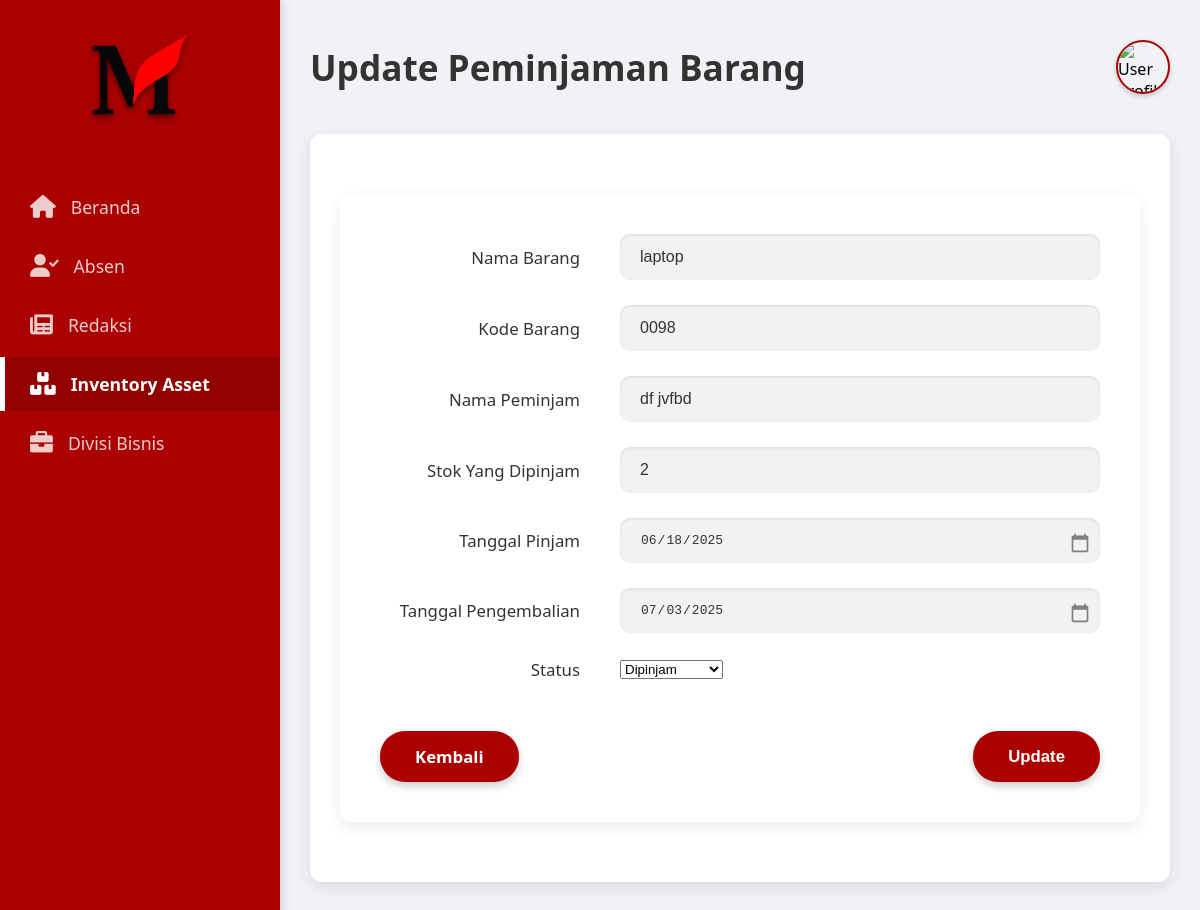
Screenshot of /inventory/edit_peminjaman.php?id=3 with the database file from the repository.
### tables this page shows
CREATE TABLE `peminjaman` (
  `id` int(11) NOT NULL,
  `id_barang` int(11) NOT NULL,
  `qty_pinjam` int(11) NOT NULL,
  `tanggal_pinjam` date NOT NULL,
  `tanggal_kembali` date DEFAULT NULL,
  `status_peminjaman` enum('dipinjam','dikembalikan','terlambat') DEFAULT 'dipinjam',
  `peminjam_nama` varchar(255) DEFAULT NULL
);

CREATE TABLE `data_barang` (
  `id` int(11) NOT NULL,
  `nama_barang` varchar(255) NOT NULL,
  `kode_barang` varchar(50) NOT NULL,
  `tanggal_beli` date DEFAULT NULL,
  `pembeli` varchar(255) DEFAULT NULL,
  `keterangan` varchar(255) DEFAULT NULL,
  `stok_keseluruhan` int(11) DEFAULT 0,
  `stok_tersedia` int(11) DEFAULT 0
);

### inventory/edit_peminjaman.php (the view, shortened to what this page needs)
<!DOCTYPE html>
<html lang="en">
<head>
    <link rel="stylesheet" href="../assets/style.css">
    <link rel="stylesheet" href="https://cdnjs.cloudflare.com/ajax/libs/font-awesome/6.0.0-beta3/css/all.min.css">
</head>
<body>
    <?php
    include_once(__DIR__ . '/../config/koneksi.php');
    $peminjaman_data = null;
    $barang_id_terkait = null;
    $error_message = '';
    if (isset($_GET['id']) && !empty($_GET['id']) && $_SERVER["REQUEST_METHOD"] != "POST") {
        $peminjaman_id = mysqli_real_escape_string($koneksi, $_GET['id']);
        $sql_fetch = "SELECT p.*, b.nama_barang, b.kode_barang, b.stok_tersedia AS stok_tersedia_barang
                      FROM peminjaman p
                      JOIN data_barang b ON p.id_barang = b.id
                      WHERE p.id = '$peminjaman_id'";
        $result_fetch = mysqli_query($koneksi, $sql_fetch);
        if (mysqli_num_rows($result_fetch) > 0) {
            $peminjaman_data = mysqli_fetch_assoc($result_fetch);
            $barang_id_terkait = $peminjaman_data['id_barang'];
        } else {
            $error_message = "Data peminjaman tidak ditemukan.";
        }
    } elseif (!isset($_GET['id']) && !isset($_POST['peminjaman_id'])) {
        header("Location: peminjaman_barang.php");
        exit();
    }
    ?>
    <div class="container">
        <div class="sidebar">
            <div class="logo">
                <img src="../assets/image 2.png" width="110" alt="">
            </div>
            <nav class="nav-menu">
                <ul>
                    <li><a href="#"><i class="fas fa-home"></i> Beranda</a></li>
                    <li><a href="#"><i class="fas fa-user-check"></i> Absen</a></li>
                    <li><a href="#"><i class="fas fa-newspaper"></i> Redaksi</a></li>
                    <li class="active"><a href="list_barang.php"><i class="fas fa-boxes"></i> Inventory Asset</a></li>
                    <li><a href="#"><i class="fas fa-briefcase"></i> Divisi Bisnis</a></li>
                </ul>
            </nav>
        </div>
        <div class="main-content">
            <header class="header">
                <h1>Update Peminjaman Barang</h1>
                <div class="header-right">
                    <div class="user-profile">
                        <img src="../assets/img/profile-placeholder.jpg" alt="User Profile">
                    </div>
                </div>
            </header>
            <div class="content-area">
                <div class="form-card">
                    <?php if ($peminjaman_data): ?>
                    <form action="<?php echo htmlspecialchars($_SERVER["PHP_SELF"]) . "?id=" . htmlspecialchars($peminjaman_data['id']); ?>" method="POST">
                        <div class="form-group">
                            <label>Nama Barang</label>
                            <input type="text" value="<?php echo htmlspecialchars($peminjaman_data['nama_barang']); ?>" readonly>
                        </div>
                        <div class="form-group">
                            <label>Kode Barang</label>
                            <input type="text" value="<?php echo htmlspecialchars($peminjaman_data['kode_barang']); ?>" readonly>
                        </div>
                        <div class="form-group">
                            <label for="peminjam_nama">Nama Peminjam</label>
                            <input type="text" id="peminjam_nama" name="peminjam_nama" placeholder="Masukan Nama Peminjam" required value="<?php echo htmlspecialchars($peminjaman_data['peminjam_nama']); ?>">
                        </div>
                        <div class="form-group">
                            <label for="qty_pinjam">Stok Yang Dipinjam</label>
                            <input type="number" id="qty_pinjam" name="qty_pinjam" placeholder="Masukan Qty" min="1" required value="<?php echo htmlspecialchars($peminjaman_data['qty_pinjam']); ?>">
                        </div>
                        <div class="form-group">
                            <label for="tanggal_pinjam">Tanggal Pinjam</label>
                            <input type="date" id="tanggal_pinjam" name="tanggal_pinjam" placeholder="dd/mm/yyyy" required value="<?php echo htmlspecialchars($peminjaman_data['tanggal_pinjam']); ?>">
                        </div>
                        <div class="form-group">
                            <label for="tanggal_kembali">Tanggal Pengembalian</label>
                            <input type="date" id="tanggal_kembali" name="tanggal_kembali" placeholder="dd/mm/yyyy" required value="<?php echo htmlspecialchars($peminjaman_data['tanggal_kembali']); ?>">
                        </div>
                        <div class="form-group">
                            <label for="status_peminjaman">Status</label>
                            <select id="status_peminjaman" name="status_peminjaman" class="select-field">
                                <option value="dipinjam" <?php echo ($peminjaman_data['status_peminjaman'] == 'dipinjam') ? 'selected' : ''; ?>>Dipinjam</option>
                            </select>
                        </div>
                        <div class="form-actions">
                            <a href="detail_peminjaman.php?id=<?php echo htmlspecialchars($barang_id_terkait); ?>" class="btn-red">Kembali</a>
                            <button type="submit" class="btn-red">Update</button>
                        </div>
                    </form>
                    <?php else: ?>
                        <p><?php echo htmlspecialchars($error_message); ?></p>
                        <a href="peminjaman_barang.php" class="btn-red">Kembali ke Daftar Peminjaman</a>
                    <?php endif; ?>
                </div>
            </div>
        </div>
    </div>
</body>
</html>

### assets/style.css (style rules this page uses)
body { font-family: 'Segoe UI', sans-serif; margin: 0; padding: 0; background-color: #f0f2f5; display: flex; min-height: 100vh; }
.container { display: flex; width: 100%; }
.sidebar { width: 280px; background-color: #AB0000; color: white; padding: 30px 0; display: flex; flex-direction: column; box-shadow: 2px 0 10px rgba(0,0,0,0.15); position: fixed; height: 100%; top: 0; left: 0; z-index: 100; }
.logo { text-align: center; margin-bottom: 50px; }
.nav-menu ul { list-style: none; padding: 0; margin: 0; }
.nav-menu ul li { margin-bottom: 5px; }
.nav-menu ul li a { color: rgba(255, 255, 255, 0.8); text-decoration: none; display: flex; align-items: center; padding: 15px 30px; border-radius: 0; transition: background-color 0.3s ease, color 0.3s ease; font-size: 1.1em; }
.nav-menu ul li a i { margin-right: 15px; font-size: 1.3em; }
.nav-menu ul li.active a { background-color: #920000; color: white; font-weight: 600; border-left: 5px solid white; padding-left: 25px; }
.main-content { flex-grow: 1; margin-left: 280px; padding: 30px; background-color: #f0f2f5; }
.header { display: flex; justify-content: space-between; align-items: center; margin-bottom: 30px; padding: 10px 0; }
.header h1 { font-size: 2.2em; color: #333; margin: 0; font-weight: 600; }
.header-right { display: flex; align-items: center; gap: 20px; }
.user-profile { width: 50px; height: 50px; border-radius: 50%; object-fit: cover; border: 2px solid #AB0000; box-shadow: 0 2px 5px rgba(0,0,0,0.2); margin-left: auto; }
.user-profile img { width: 100%; height: 100%; border-radius: 50%; display: block; }
.content-area { background-color: white; padding: 30px; border-radius: 12px; box-shadow: 0 5px 15px rgba(0,0,0,0.1); margin-top: 20px; }
.form-card { background-color: white; padding: 30px; border-radius: 12px; box-shadow: 0 4px 10px rgba(0,0,0,0.08); max-width: 750px; margin: 30px auto; }
.form-group { display: flex; align-items: center; margin-bottom: 25px; }
.form-group label { flex: 0 0 180px; font-weight: 500; color: #333; font-size: 1.05em; margin-right: 20px; }
.form-group input[type="text"], .form-group input[type="number"], .form-group input[type="date"] { flex: 1; padding: 12px 18px; border: 1px solid #e0e0e0; border-radius: 8px; font-size: 1em; background-color: #fcfcfc; color: #333; box-shadow: inset 0 1px 3px rgba(0,0,0,0.05); }
.form-group input[type="text"]::placeholder, .form-group input[type="number"]::placeholder { color: #999; }
.form-actions { display: flex; justify-content: space-between; margin-top: 50px; }
.btn-red { background-color: #AB0000; color: white; border: none; padding: 14px 30px; border-radius: 25px; cursor: pointer; font-size: 1.05em; font-weight: 600; transition: background-color 0.3s ease, transform 0.2s ease, box-shadow 0.2s ease; box-shadow: 0 4px 8px rgba(0,0,0,0.2); text-decoration: none; display: inline-flex; align-items: center; justify-content: center; }
.form-card { background-color: white; padding: 40px; border-radius: 12px; box-shadow: 0 5px 15px rgba(0,0,0,0.08); max-width: 800px; margin: 30px auto; }
.form-group label { flex: 0 0 200px; font-weight: 500; color: #333; font-size: 1.05em; margin-right: 30px; text-align: right; padding-right: 10px; }
.form-group input[type="text"], .form-group input[type="number"], .form-group input[type="date"] { flex: 1; padding: 14px 20px; border: none; border-radius: 10px; font-size: 1em; background-color: #f2f2f2; color: #333; box-shadow: inset 0 1px 3px rgba(0,0,0,0.1); outline: none; transition: background-color 0.3s ease, box-shadow 0.3s ease; }
.form-group input[type="text"]::placeholder, .form-group input[type="number"]::placeholder, .form-group input[type="date"]::placeholder { color: #999; }
.form-group input[type="date"] { position: relative; padding-right: 40px; -webkit-appearance: none; appearance: none; }
.btn-red { background-color: #AB0000; color: white; border: none; padding: 14px 35px; border-radius: 25px; cursor: pointer; font-size: 1.05em; font-weight: 600; transition: background-color 0.3s ease, transform 0.2s ease, box-shadow 0.2s ease; box-shadow: 0 4px 8px rgba(0,0,0,0.2); text-decoration: none; display: inline-flex; align-items: center; justify-content: center; }

### rows the page displays
peminjaman: id_barang.nama_barang "laptop", id_barang.kode_barang "0098", peminjam_nama "df jvfbd", qty_pinjam "2", tanggal_pinjam "06/18/2025", tanggal_kembali "07/03/2025", status_peminjaman "Dipinjam"
